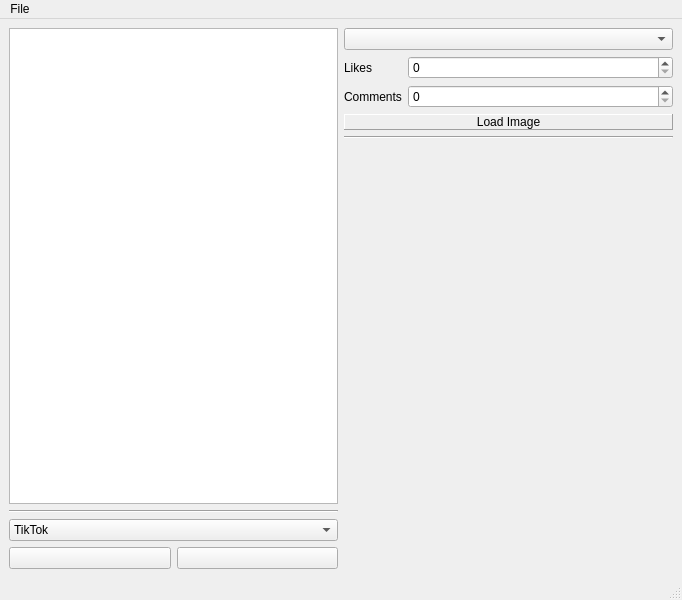
<?xml version="1.0" encoding="UTF-8"?>
<ui version="4.0">
 <class>MainWindow</class>
 <widget class="QMainWindow" name="MainWindow">
  <property name="geometry">
   <rect>
    <x>0</x>
    <y>0</y>
    <width>682</width>
    <height>600</height>
   </rect>
  </property>
  <property name="windowTitle">
   <string>Brainrot Database</string>
  </property>
  <widget class="QWidget" name="centralwidget">
   <property name="acceptDrops">
    <bool>true</bool>
   </property>
   <layout class="QHBoxLayout" name="horizontalLayout">
    <item>
     <layout class="QVBoxLayout" name="listLayout">
      <item>
       <widget class="DatabaseView" name="databaseItems">
        <property name="sizePolicy">
         <sizepolicy hsizetype="Preferred" vsizetype="Preferred">
          <horstretch>0</horstretch>
          <verstretch>1</verstretch>
         </sizepolicy>
        </property>
       </widget>
      </item>
      <item>
       <widget class="Line" name="line">
        <property name="orientation">
         <enum>Qt::Orientation::Horizontal</enum>
        </property>
       </widget>
      </item>
      <item>
       <widget class="QComboBox" name="origin">
        <property name="currentIndex">
         <number>0</number>
        </property>
        <item>
         <property name="text">
          <string>TikTok</string>
         </property>
        </item>
        <item>
         <property name="text">
          <string>Reels</string>
         </property>
        </item>
        <item>
         <property name="text">
          <string>YouTube Shorts</string>
         </property>
        </item>
       </widget>
      </item>
      <item>
       <layout class="QHBoxLayout" name="listEditorLayout">
        <item>
         <widget class="QPushButton" name="createItem">
          <property name="icon">
           <iconset theme="QIcon::ThemeIcon::ListAdd"/>
          </property>
         </widget>
        </item>
        <item>
         <widget class="QPushButton" name="removeItem">
          <property name="icon">
           <iconset theme="QIcon::ThemeIcon::ListRemove"/>
          </property>
         </widget>
        </item>
       </layout>
      </item>
     </layout>
    </item>
    <item>
     <layout class="QVBoxLayout" name="memeEditorLayout">
      <item>
       <widget class="QComboBox" name="memeTier">
        <property name="currentIndex">
         <number>-1</number>
        </property>
        <property name="placeholderText">
         <string>Meme Tier</string>
        </property>
        <item>
         <property name="text">
          <string>Skibidi Ohio Rizzler</string>
         </property>
        </item>
        <item>
         <property name="text">
          <string>Sigma</string>
         </property>
        </item>
        <item>
         <property name="text">
          <string>Based</string>
         </property>
        </item>
        <item>
         <property name="text">
          <string>Cringe</string>
         </property>
        </item>
       </widget>
      </item>
      <item>
       <layout class="QFormLayout" name="likesLayout">
        <item row="0" column="0">
         <widget class="QLabel" name="likesLabel">
          <property name="text">
           <string>Likes</string>
          </property>
         </widget>
        </item>
        <item row="0" column="1">
         <widget class="QSpinBox" name="likesNumber">
          <property name="maximum">
           <number>2147483647</number>
          </property>
         </widget>
        </item>
        <item row="2" column="1">
         <widget class="QSpinBox" name="commentsNumber">
          <property name="maximum">
           <number>2147483647</number>
          </property>
         </widget>
        </item>
        <item row="2" column="0">
         <widget class="QLabel" name="commentsLabel">
          <property name="text">
           <string>Comments</string>
          </property>
         </widget>
        </item>
       </layout>
      </item>
      <item>
       <widget class="ImageLabel" name="imageLabel">
        <property name="sizePolicy">
         <sizepolicy hsizetype="Ignored" vsizetype="Maximum">
          <horstretch>0</horstretch>
          <verstretch>1</verstretch>
         </sizepolicy>
        </property>
        <property name="acceptDrops">
         <bool>true</bool>
        </property>
        <property name="frameShape">
         <enum>QFrame::Shape::Panel</enum>
        </property>
        <property name="frameShadow">
         <enum>QFrame::Shadow::Raised</enum>
        </property>
        <property name="text">
         <string>Load Image</string>
        </property>
        <property name="alignment">
         <set>Qt::AlignmentFlag::AlignCenter</set>
        </property>
        <property name="wordWrap">
         <bool>true</bool>
        </property>
       </widget>
      </item>
      <item>
       <widget class="Line" name="specializedLine">
        <property name="orientation">
         <enum>Qt::Orientation::Horizontal</enum>
        </property>
       </widget>
      </item>
      <item>
       <widget class="BaseWidget" name="editorWidget" native="true">
        <property name="sizePolicy">
         <sizepolicy hsizetype="Preferred" vsizetype="Preferred">
          <horstretch>0</horstretch>
          <verstretch>1</verstretch>
         </sizepolicy>
        </property>
       </widget>
      </item>
     </layout>
    </item>
   </layout>
  </widget>
  <widget class="QMenuBar" name="menubar">
   <property name="geometry">
    <rect>
     <x>0</x>
     <y>0</y>
     <width>682</width>
     <height>19</height>
    </rect>
   </property>
   <widget class="QMenu" name="menuFile">
    <property name="title">
     <string>File</string>
    </property>
    <addaction name="actionSave"/>
    <addaction name="actionOpen"/>
    <addaction name="actionSaveAs"/>
    <addaction name="separator"/>
    <addaction name="actionQuit"/>
   </widget>
   <addaction name="menuFile"/>
  </widget>
  <widget class="QStatusBar" name="statusbar"/>
  <action name="actionSave">
   <property name="icon">
    <iconset theme="QIcon::ThemeIcon::DocumentSave"/>
   </property>
   <property name="text">
    <string>Save</string>
   </property>
   <property name="shortcut">
    <string>Ctrl+S</string>
   </property>
  </action>
  <action name="actionOpen">
   <property name="icon">
    <iconset theme="QIcon::ThemeIcon::DocumentOpen"/>
   </property>
   <property name="text">
    <string>Open</string>
   </property>
   <property name="shortcut">
    <string>Ctrl+O</string>
   </property>
  </action>
  <action name="actionQuit">
   <property name="icon">
    <iconset theme="QIcon::ThemeIcon::ApplicationExit"/>
   </property>
   <property name="text">
    <string>Quit</string>
   </property>
   <property name="shortcut">
    <string>Ctrl+Q</string>
   </property>
  </action>
  <action name="actionSaveAs">
   <property name="icon">
    <iconset theme="QIcon::ThemeIcon::DocumentSaveAs"/>
   </property>
   <property name="text">
    <string>Save As</string>
   </property>
   <property name="shortcut">
    <string>Ctrl+Shift+S</string>
   </property>
  </action>
 </widget>
 <customwidgets>
  <customwidget>
   <class>DatabaseView</class>
   <extends>QListView</extends>
   <header>databaseview.h</header>
   <slots>
    <signal>setMemeTier(int)</signal>
    <signal>setOrigin(int)</signal>
    <signal>setLikes(int)</signal>
    <signal>setComments(int)</signal>
    <signal>setImage(QPixmap)</signal>
    <slot>createNew()</slot>
    <slot>memeTier(int)</slot>
    <slot>origin(int)</slot>
    <slot>likes(int)</slot>
    <slot>comments(int)</slot>
    <slot>save()</slot>
    <slot>open()</slot>
    <slot>saveAs()</slot>
    <slot>remove()</slot>
    <slot>image(QPixmap)</slot>
   </slots>
  </customwidget>
  <customwidget>
   <class>BaseWidget</class>
   <extends>QWidget</extends>
   <header>basewidget.h</header>
   <container>1</container>
   <slots>
    <signal>loadImage(QString)</signal>
    <slot>setSpecializedNumber(int)</slot>
   </slots>
  </customwidget>
  <customwidget>
   <class>ImageLabel</class>
   <extends>QLabel</extends>
   <header>imagelabel.h</header>
   <slots>
    <signal>image(QPixmap)</signal>
    <slot>setImage(QPixmap)</slot>
   </slots>
  </customwidget>
 </customwidgets>
 <resources/>
 <connections>
  <connection>
   <sender>actionQuit</sender>
   <signal>triggered()</signal>
   <receiver>MainWindow</receiver>
   <slot>close()</slot>
   <hints>
    <hint type="sourcelabel">
     <x>-1</x>
     <y>-1</y>
    </hint>
    <hint type="destinationlabel">
     <x>399</x>
     <y>299</y>
    </hint>
   </hints>
  </connection>
  <connection>
   <sender>databaseItems</sender>
   <signal>setMemeTier(int)</signal>
   <receiver>memeTier</receiver>
   <slot>setCurrentIndex(int)</slot>
   <hints>
    <hint type="sourcelabel">
     <x>202</x>
     <y>299</y>
    </hint>
    <hint type="destinationlabel">
     <x>596</x>
     <y>44</y>
    </hint>
   </hints>
  </connection>
  <connection>
   <sender>databaseItems</sender>
   <signal>setOrigin(int)</signal>
   <receiver>origin</receiver>
   <slot>setCurrentIndex(int)</slot>
   <hints>
    <hint type="sourcelabel">
     <x>202</x>
     <y>299</y>
    </hint>
    <hint type="destinationlabel">
     <x>596</x>
     <y>75</y>
    </hint>
   </hints>
  </connection>
  <connection>
   <sender>memeTier</sender>
   <signal>currentIndexChanged(int)</signal>
   <receiver>databaseItems</receiver>
   <slot>memeTier(int)</slot>
   <hints>
    <hint type="sourcelabel">
     <x>596</x>
     <y>44</y>
    </hint>
    <hint type="destinationlabel">
     <x>202</x>
     <y>299</y>
    </hint>
   </hints>
  </connection>
  <connection>
   <sender>origin</sender>
   <signal>currentIndexChanged(int)</signal>
   <receiver>databaseItems</receiver>
   <slot>origin(int)</slot>
   <hints>
    <hint type="sourcelabel">
     <x>596</x>
     <y>75</y>
    </hint>
    <hint type="destinationlabel">
     <x>202</x>
     <y>299</y>
    </hint>
   </hints>
  </connection>
  <connection>
   <sender>likesNumber</sender>
   <signal>valueChanged(int)</signal>
   <receiver>databaseItems</receiver>
   <slot>likes(int)</slot>
   <hints>
    <hint type="sourcelabel">
     <x>614</x>
     <y>76</y>
    </hint>
    <hint type="destinationlabel">
     <x>202</x>
     <y>299</y>
    </hint>
   </hints>
  </connection>
  <connection>
   <sender>databaseItems</sender>
   <signal>setLikes(int)</signal>
   <receiver>likesNumber</receiver>
   <slot>setValue(int)</slot>
   <hints>
    <hint type="sourcelabel">
     <x>202</x>
     <y>299</y>
    </hint>
    <hint type="destinationlabel">
     <x>614</x>
     <y>76</y>
    </hint>
   </hints>
  </connection>
  <connection>
   <sender>databaseItems</sender>
   <signal>setComments(int)</signal>
   <receiver>commentsNumber</receiver>
   <slot>setValue(int)</slot>
   <hints>
    <hint type="sourcelabel">
     <x>136</x>
     <y>299</y>
    </hint>
    <hint type="destinationlabel">
     <x>564</x>
     <y>114</y>
    </hint>
   </hints>
  </connection>
  <connection>
   <sender>commentsNumber</sender>
   <signal>valueChanged(int)</signal>
   <receiver>databaseItems</receiver>
   <slot>comments(int)</slot>
   <hints>
    <hint type="sourcelabel">
     <x>564</x>
     <y>114</y>
    </hint>
    <hint type="destinationlabel">
     <x>136</x>
     <y>299</y>
    </hint>
   </hints>
  </connection>
  <connection>
   <sender>actionSave</sender>
   <signal>triggered()</signal>
   <receiver>databaseItems</receiver>
   <slot>save()</slot>
   <hints>
    <hint type="sourcelabel">
     <x>-1</x>
     <y>-1</y>
    </hint>
    <hint type="destinationlabel">
     <x>136</x>
     <y>299</y>
    </hint>
   </hints>
  </connection>
  <connection>
   <sender>actionOpen</sender>
   <signal>triggered()</signal>
   <receiver>databaseItems</receiver>
   <slot>open()</slot>
   <hints>
    <hint type="sourcelabel">
     <x>-1</x>
     <y>-1</y>
    </hint>
    <hint type="destinationlabel">
     <x>136</x>
     <y>299</y>
    </hint>
   </hints>
  </connection>
  <connection>
   <sender>actionSaveAs</sender>
   <signal>triggered()</signal>
   <receiver>databaseItems</receiver>
   <slot>saveAs()</slot>
   <hints>
    <hint type="sourcelabel">
     <x>-1</x>
     <y>-1</y>
    </hint>
    <hint type="destinationlabel">
     <x>136</x>
     <y>299</y>
    </hint>
   </hints>
  </connection>
  <connection>
   <sender>createItem</sender>
   <signal>clicked()</signal>
   <receiver>databaseItems</receiver>
   <slot>createNew()</slot>
   <hints>
    <hint type="sourcelabel">
     <x>80</x>
     <y>554</y>
    </hint>
    <hint type="destinationlabel">
     <x>145</x>
     <y>263</y>
    </hint>
   </hints>
  </connection>
  <connection>
   <sender>removeItem</sender>
   <signal>clicked()</signal>
   <receiver>databaseItems</receiver>
   <slot>remove()</slot>
   <hints>
    <hint type="sourcelabel">
     <x>210</x>
     <y>554</y>
    </hint>
    <hint type="destinationlabel">
     <x>145</x>
     <y>263</y>
    </hint>
   </hints>
  </connection>
  <connection>
   <sender>imageLabel</sender>
   <signal>image(QPixmap)</signal>
   <receiver>databaseItems</receiver>
   <slot>image(QPixmap)</slot>
   <hints>
    <hint type="sourcelabel">
     <x>472</x>
     <y>130</y>
    </hint>
    <hint type="destinationlabel">
     <x>137</x>
     <y>263</y>
    </hint>
   </hints>
  </connection>
  <connection>
   <sender>databaseItems</sender>
   <signal>setImage(QPixmap)</signal>
   <receiver>imageLabel</receiver>
   <slot>setImage(QPixmap)</slot>
   <hints>
    <hint type="sourcelabel">
     <x>137</x>
     <y>263</y>
    </hint>
    <hint type="destinationlabel">
     <x>472</x>
     <y>130</y>
    </hint>
   </hints>
  </connection>
 </connections>
</ui>
